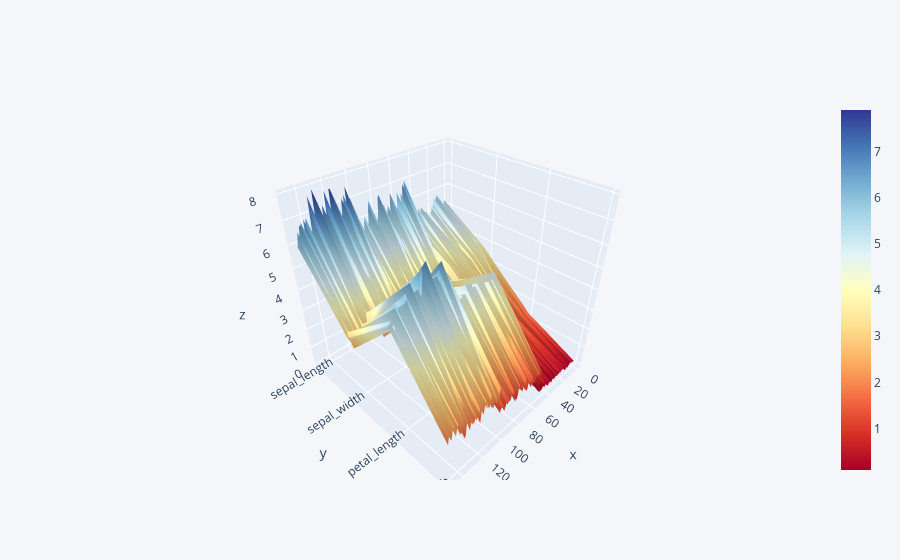

Notebook code for this chart:
### Code cell
df.iplot(kind='surface', colorscale='rdylbu')

### Figure 1 — Plotly figure (JSON) as saved in the notebook; plotly's stock layout.template omitted (floating-point values rounded to 4 significant figures; data arrays with more than 128 entries replaced by an {"elided": "..."} marker saying what was removed)
{"data": [{"colorscale": [[0, "rgb(165,0,38)"], [0.1, "rgb(215,48,39)"], [0.2, "rgb(244,109,67)"], [0.3, "rgb(253,174,97)"], [0.4, "rgb(254,224,144)"], [0.5, "rgb(255,255,191)"], [0.6, "rgb(224,243,248)"], [0.7, "rgb(171,217,233)"], [0.8, "rgb(116,173,209)"], [0.9, "rgb(69,117,180)"], [1, "rgb(49,54,149)"]], "type": "surface", "x": {"elided": "150 int values"}, "y": ["sepal_length", "sepal_width", "petal_length", "petal_width"], "z": {"elided": "4x150 float values"}}], "layout": {"legend": {"bgcolor": "#F5F6F9", "font": {"color": "#4D5663"}}, "paper_bgcolor": "#F5F6F9", "plot_bgcolor": "#F5F6F9", "title": {"font": {"color": "#4D5663"}}, "xaxis": {"gridcolor": "#E1E5ED", "showgrid": true, "tickfont": {"color": "#4D5663"}, "title": {"font": {"color": "#4D5663"}, "text": ""}, "zerolinecolor": "#E1E5ED"}, "yaxis": {"gridcolor": "#E1E5ED", "showgrid": true, "tickfont": {"color": "#4D5663"}, "title": {"font": {"color": "#4D5663"}, "text": ""}, "zerolinecolor": "#E1E5ED"}}}
